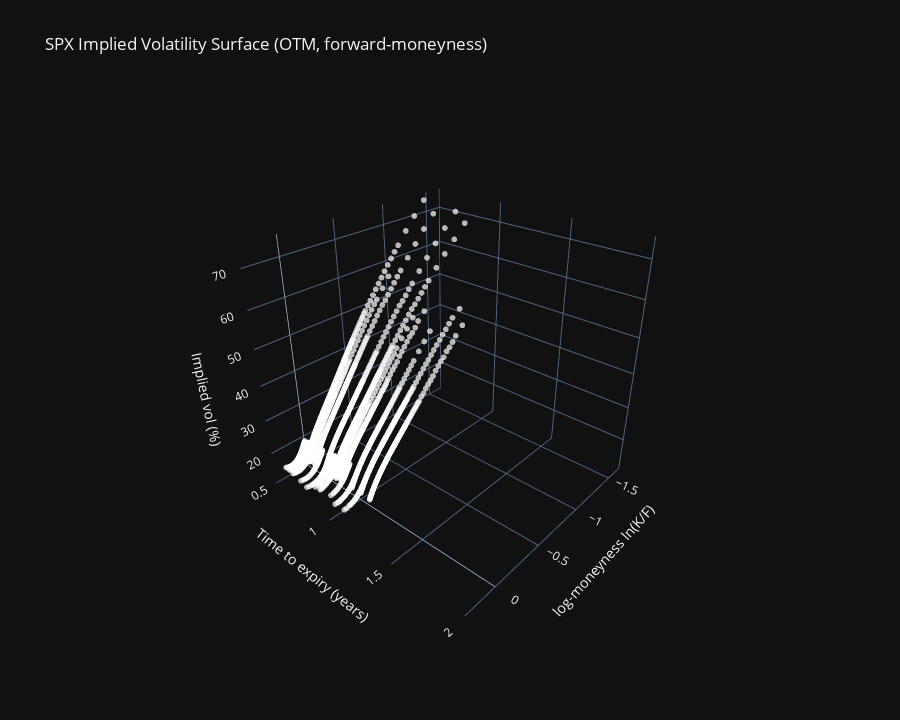

The code cell stored with this chart in its notebook:
### Code cell
cfg = SurfaceConfig(
    min_T=0.5,  # Min 3-4 days Base 1 year =1, 1 month =1/12 etc.
    max_T=2.0   #
)
spx_surface_test = SPXIVSurface(spx_df_test, cfg)
surface = SPXIVSurface(spx_df_test, cfg=cfg)

fig = spx_surface_test.plot(
    title="SPX Implied Volatility Surface (OTM, forward-moneyness)",
    interpolate=False
)
fig.show()

### Figure 1 — Plotly figure (JSON) as saved in the notebook; plotly's stock layout.template omitted (floating-point values rounded to 4 significant figures; data arrays with more than 128 entries replaced by an {"elided": "..."} marker saying what was removed)
{"data": [{"hovertemplate": "ln(K/F): %{x:.3f}<br>T: %{y:.3f}y<br>IV: %{z:.2f}%<extra></extra>", "marker": {"color": "white", "opacity": 0.7, "size": 2}, "mode": "markers", "name": "OTM quotes", "type": "scatter3d", "x": {"elided": "1890 float values"}, "y": {"elided": "1890 float values"}, "z": {"elided": "1890 float values"}}], "layout": {"height": 720, "scene": {"camera": {"eye": {"x": 1.6, "y": 1.4, "z": 1.2}}, "xaxis": {"title": {"text": "log-moneyness ln(K/F)"}}, "yaxis": {"range": [0.5, 2], "title": {"text": "Time to expiry (years)"}}, "zaxis": {"title": {"text": "Implied vol (%)"}}}, "title": {"text": "SPX Implied Volatility Surface (OTM, forward-moneyness)"}}}
